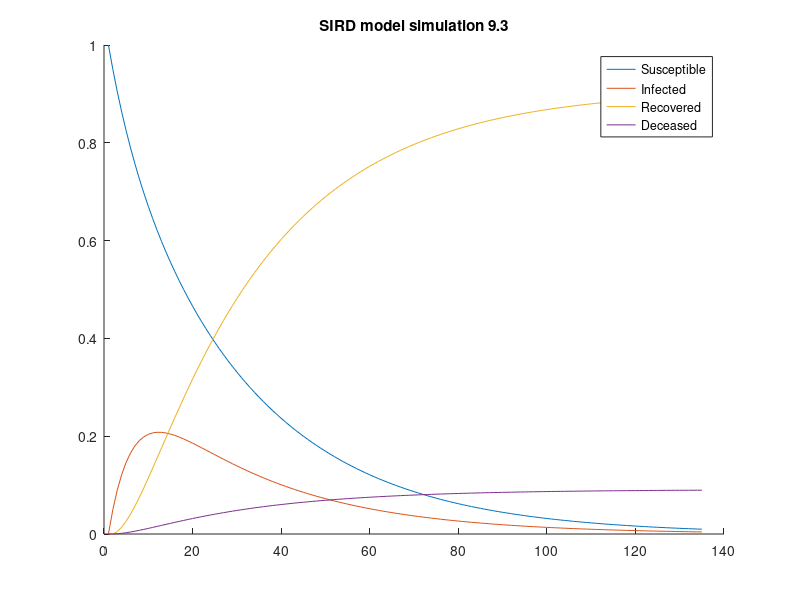

MATLAB code for this plot:
%% Function to simulate SIRD

function xt = simulateSIRD()

% Setup x so that it is zero at the beginning
xt = [1; zeros(3, 1)];

model = [.95, 0.04, 0, 0; .05, .85, 0, 0; 0, .1, 1, 0; 0, .01, 0, 1];

% 
% for i=1:t
%     xt=[xt, model*xt(i)];
% end

i =1; %i is counter of time

while abs(xt(1, i)) > .01
   xt=[xt, model*xt(:, i)]; % add another column to x, ie x(t+1), that is model and x of current t
    i=i+1;
end

% t = 30;
% for i=1:t
%    current = model * xt(:,i);
%    xt = cat(2,xt,current);
% end

figure;
hold on;
plot(xt(1, :));
plot(xt(2, :));
plot(xt(3, :));
plot(xt(4, :));
title("SIRD model simulation 9.3");
legend("Susceptible", "Infected", "Recovered", "Deceased");

end